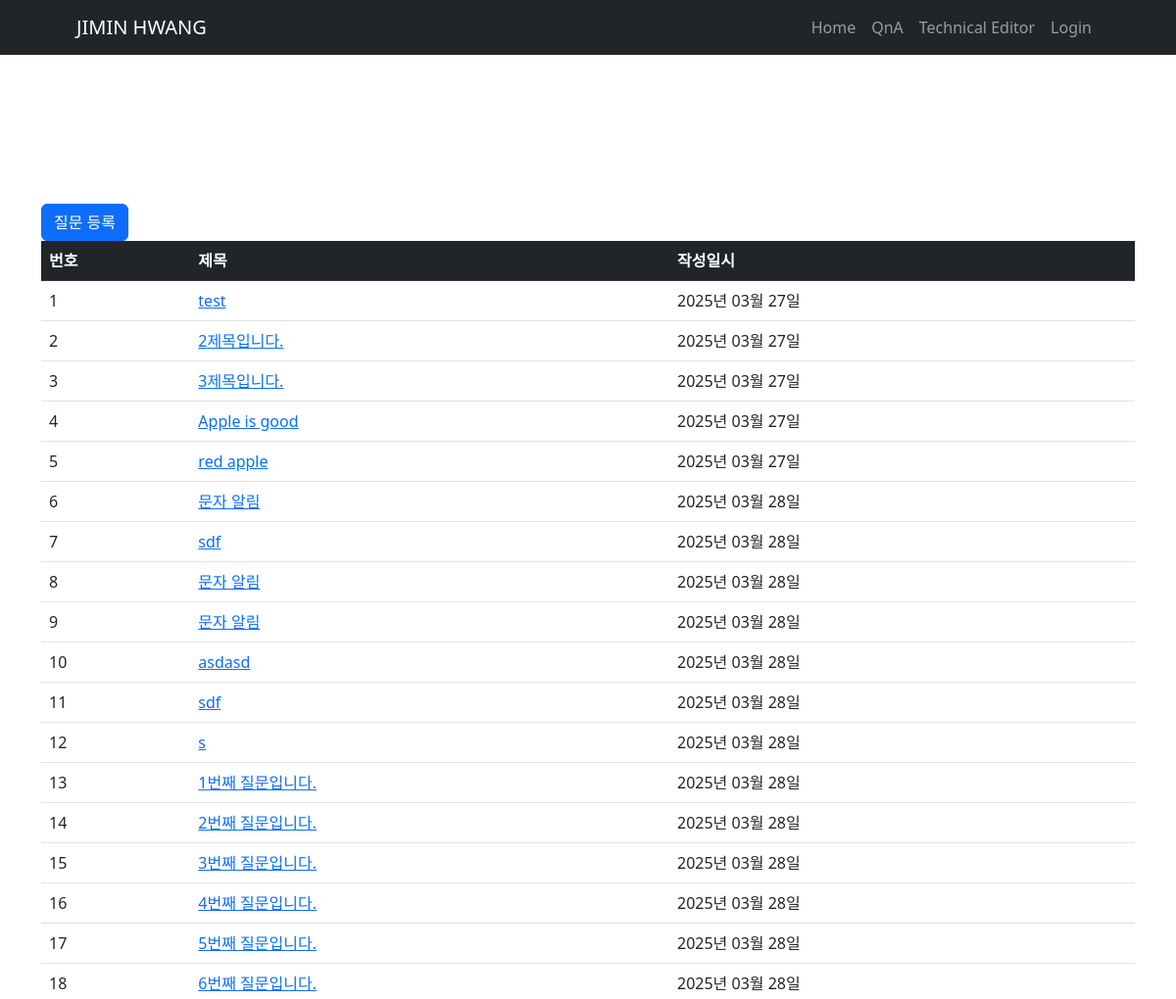
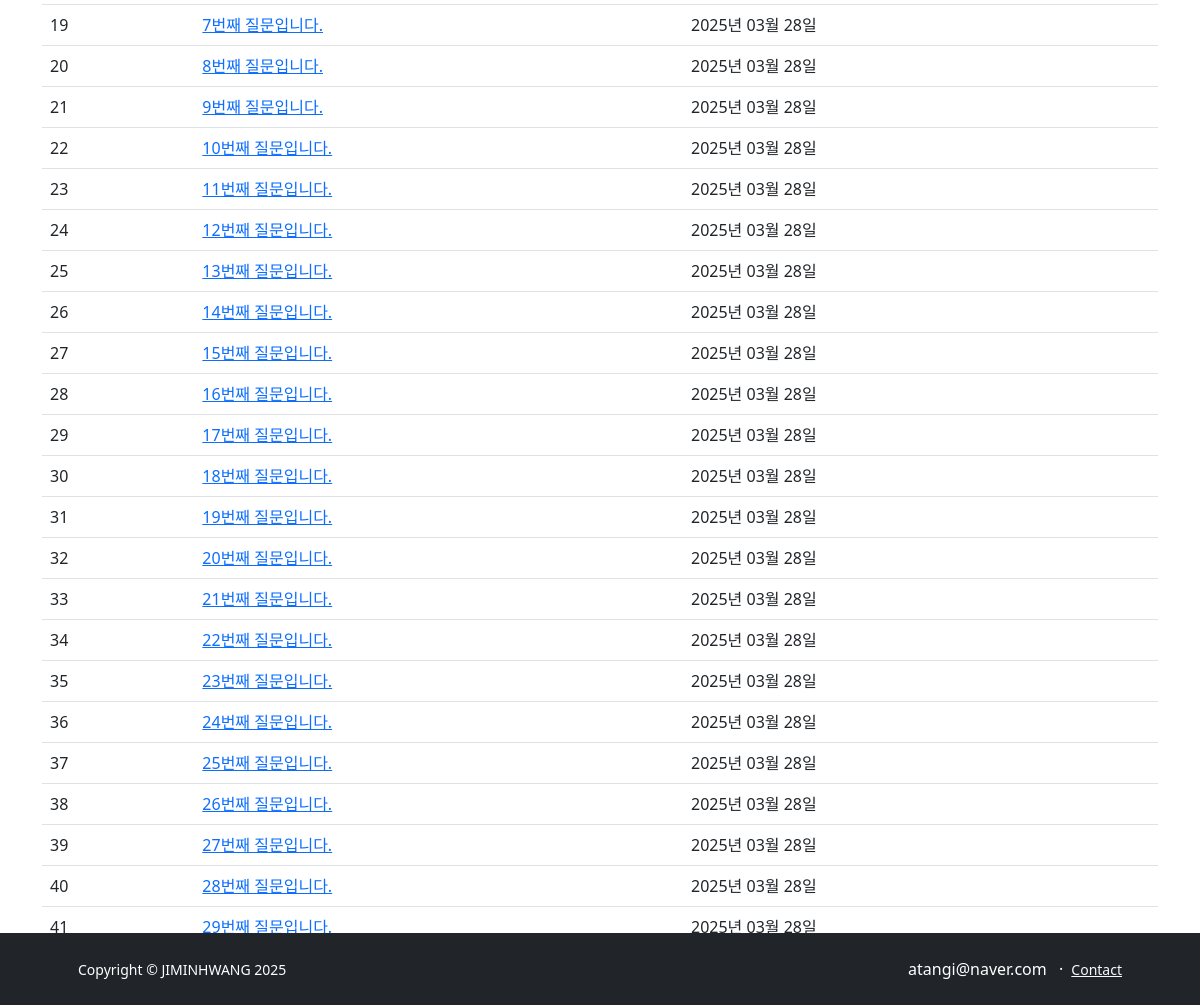
Page /board/list on the committed database (2 pictures, top to bottom).
### board/models.py (models this page shows)
class Question(db.Model):
    id = db.Column(db.Integer, primary_key=True)
    subject = db.Column(db.String(200), nullable=False)
    content = db.Column(db.Text(), nullable=False)
    create_date = db.Column(db.DateTime(), nullable=False)

### board/views/board_views.py (the view)
@cbp.route('/list')
def list():
    question = Question.query.all()
    return render_template('board/boardList.html', question_list=question)

### filters.py (called while the page is built)
def format_datetime2(value, fmt='%Y년 %m월 %d일'):
    return value.strftime(fmt)

### templates/board/boardList.html
{% extends 'base.html' %} {% block content %}
<div class="container my-3">
  <a href="{{ url_for('board.create') }}" class="btn btn-primary">질문 등록</a>
  <table class="table">
    <thead>
      <tr class="table-dark">
        <th>번호</th>
        <th>제목</th>
        <th>작성일시</th>
      </tr>
    </thead>
    <tbody>
      {% if question_list %} {% for question in question_list %}
      <tr>
        <td>{{ loop.index }}</td>
        <td>
          <a href="{{ url_for('board.detail', question_id=question.id) }}"
            >{{ question.subject }}</a
          >
        </td>
        <td>{{ question.create_date | date_time2 }}</td>
      </tr>
      {% endfor %} {% else %}
      <tr>
        <td colspan="3">질문이 없습니다.</td>
      </tr>
      {% endif %}
    </tbody>
  </table>
</div>
{% endblock %}

### rows in the picture
Question: subject "test", create_date "2025년 03월 27일"
Question: subject "2제목입니다.", create_date "2025년 03월 27일"
Question: subject "3제목입니다.", create_date "2025년 03월 27일"
Question: subject "Apple is good", create_date "2025년 03월 27일"
Question: subject "red apple", create_date "2025년 03월 27일"
Question: subject "문자 알림", create_date "2025년 03월 28일"
Question: subject "sdf", create_date "2025년 03월 28일"
Question: subject "문자 알림", create_date "2025년 03월 28일"
Question: subject "문자 알림", create_date "2025년 03월 28일"
Question: subject "asdasd", create_date "2025년 03월 28일"
Question: subject "sdf", create_date "2025년 03월 28일"
Question: subject "s", create_date "2025년 03월 28일"
Question: subject "1번째 질문입니다.", create_date "2025년 03월 28일"
Question: subject "2번째 질문입니다.", create_date "2025년 03월 28일"
Question: subject "3번째 질문입니다.", create_date "2025년 03월 28일"
Question: subject "4번째 질문입니다.", create_date "2025년 03월 28일"
Question: subject "5번째 질문입니다.", create_date "2025년 03월 28일"
Question: subject "6번째 질문입니다.", create_date "2025년 03월 28일"
Question: subject "7번째 질문입니다.", create_date "2025년 03월 28일"
Question: subject "8번째 질문입니다.", create_date "2025년 03월 28일"
Question: subject "9번째 질문입니다.", create_date "2025년 03월 28일"
Question: subject "10번째 질문입니다.", create_date "2025년 03월 28일"
Question: subject "11번째 질문입니다.", create_date "2025년 03월 28일"
Question: subject "12번째 질문입니다.", create_date "2025년 03월 28일"
Question: subject "13번째 질문입니다.", create_date "2025년 03월 28일"
Question: subject "14번째 질문입니다.", create_date "2025년 03월 28일"
Question: subject "15번째 질문입니다.", create_date "2025년 03월 28일"
Question: subject "16번째 질문입니다.", create_date "2025년 03월 28일"
Question: subject "17번째 질문입니다.", create_date "2025년 03월 28일"
Question: subject "18번째 질문입니다.", create_date "2025년 03월 28일"
Question: subject "19번째 질문입니다.", create_date "2025년 03월 28일"
Question: subject "20번째 질문입니다.", create_date "2025년 03월 28일"
Question: subject "21번째 질문입니다.", create_date "2025년 03월 28일"
Question: subject "22번째 질문입니다.", create_date "2025년 03월 28일"
Question: subject "23번째 질문입니다.", create_date "2025년 03월 28일"
Question: subject "24번째 질문입니다.", create_date "2025년 03월 28일"
Question: subject "25번째 질문입니다.", create_date "2025년 03월 28일"
Question: subject "26번째 질문입니다.", create_date "2025년 03월 28일"
Question: subject "27번째 질문입니다.", create_date "2025년 03월 28일"
Question: subject "28번째 질문입니다.", create_date "2025년 03월 28일"
Question: subject "29번째 질문입니다.", create_date "2025년 03월 28일"
